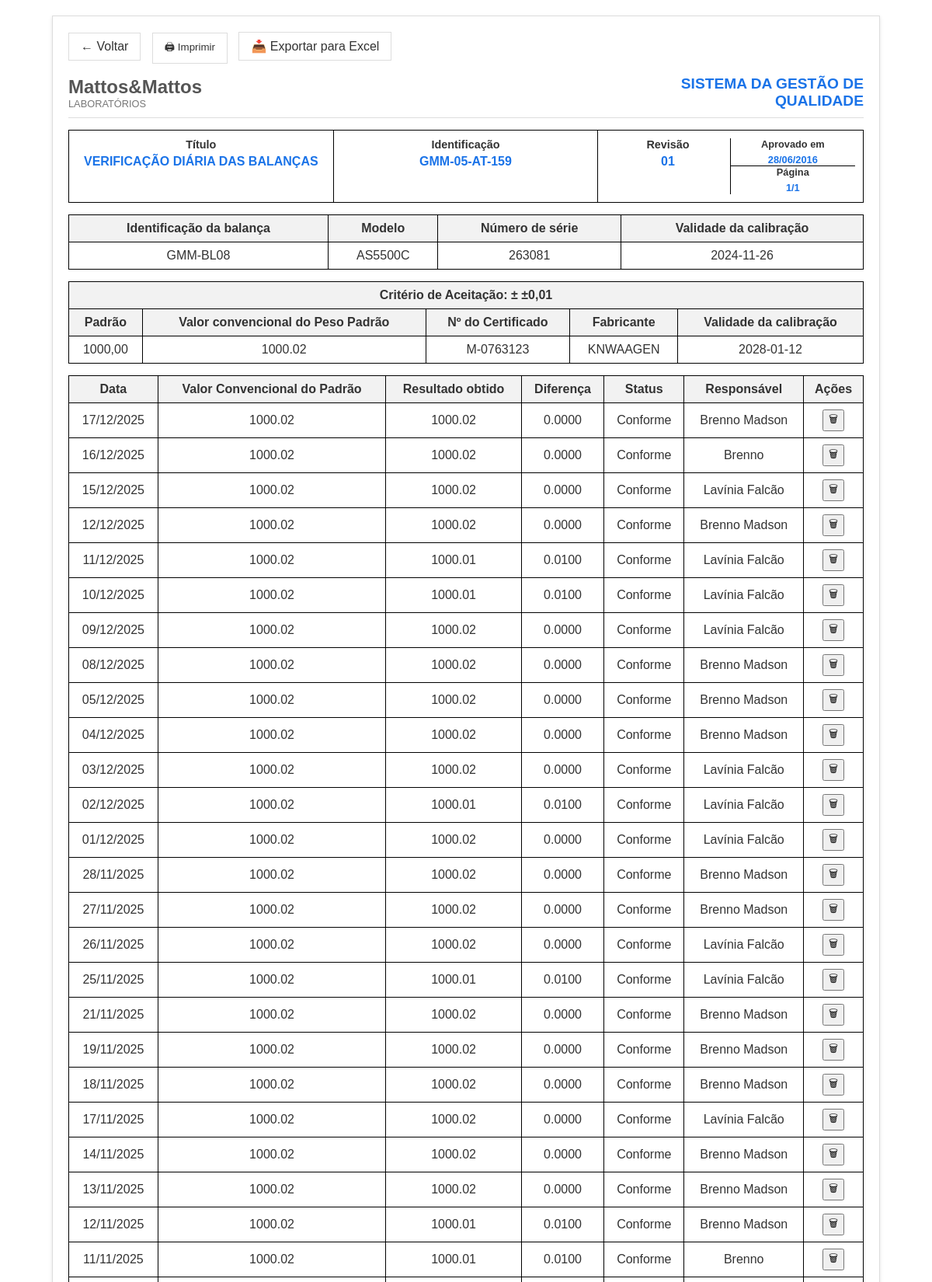
The page /historico/3 (signed in, upper part) on the database its author committed.
### app/models.py (models this page shows)
class Balanca(db.Model):
    id = db.Column(db.Integer, primary_key=True)
    identificacao = db.Column(db.String(20), nullable=False, unique=True)
    modelo = db.Column(db.String(50), nullable=False)
    numero_serie = db.Column(db.String(50), nullable=False)
    validade_calibracao = db.Column(db.String(10), nullable=False)
    criterio_aceitacao = db.Column(db.String(20), nullable=False)
    padrao = db.Column(db.String(50), nullable=False)
    valor_convencional = db.Column(db.Float, nullable=False)
    numero_certificado = db.Column(db.String(50), nullable=False)
    fabricante = db.Column(db.String(50), nullable=False)
    validade_padrao = db.Column(db.String(10), nullable=False)
    registros = db.relationship('RegistroDiario', backref='balanca', lazy=True)

class RegistroDiario(db.Model):
    id = db.Column(db.Integer, primary_key=True)
    data = db.Column(db.Date, default=datetime.utcnow)
    resultado_obtido = db.Column(db.Float, nullable=False)
    responsavel = db.Column(db.String(100), nullable=False)
    balanca_id = db.Column(db.Integer, db.ForeignKey('balanca.id'), nullable=False)
    @property
    def diferenca(self):
        return round(abs(self.resultado_obtido - self.balanca.valor_convencional), 4)
    @property
    def status(self):
        criterio_limpo = self.balanca.criterio_aceitacao.replace("±", "").replace(",", ".")
        try:
            criterio = float(criterio_limpo)
        except ValueError:
            criterio = 0.05
        return "Conforme" if self.diferenca <= criterio else "Não Conforme"

### app/routes.py (the view)
@routes_bp.route("/historico/<int:id>")
@login_required
def historico(id):
    balanca = Balanca.query.get_or_404(id)
    registros = RegistroDiario.query.filter_by(balanca_id=id).order_by(RegistroDiario.data.desc()).all()
    return render_template("historico.html", balanca=balanca, registros=registros)

### app/__init__.py (called while the page is built)
def create_app():
    app = Flask(__name__)
    app.config['SECRET_KEY'] = 'sua_chave_secreta_aqui'
    app.config['SQLALCHEMY_DATABASE_URI'] = 'sqlite:////app/instance/balancas.db'
    app.config['SQLALCHEMY_TRACK_MODIFICATIONS'] = False
    db.init_app(app)
    login_manager = LoginManager()
    login_manager.login_view = 'routes.login'
    login_manager.login_message = "Faça login para acessar."
    login_manager.init_app(app)
    @login_manager.user_loader
    def load_user(user_id):
        return User.query.get(int(user_id))
    from .routes import routes_bp
    app.register_blueprint(routes_bp)
    with app.app_context():
        db.create_all()
    return app

### app/templates/historico.html (shortened to what this page needs)
<!DOCTYPE html>
<html lang="pt-br">
<head>
</head>
<body>
    <div class="container">
        <div class="actions">
            <a href="{{ url_for('routes.index') }}" class="back-button">← Voltar</a>
            <button onclick="window.print()" class="print-button">🖨 Imprimir</button>
            <a href="{{ url_for('routes.exportar_excel', id=balanca.id) }}" class="print-button">📥 Exportar para Excel</a>
        </div>
        <div class="logo-header">
            <div class="company-name">
                <h2>Mattos&Mattos</h2>
                <p>LABORATÓRIOS</p>
            </div>
            <div class="system-title">
                <h1>SISTEMA DA GESTÃO DE</h1>
                <h1>QUALIDADE</h1>
            </div>
        </div>
        <div class="title-header">
            <div class="title-section">
                <h3>Título</h3>
                <p class="blue-text">VERIFICAÇÃO DIÁRIA DAS BALANÇAS</p>
            </div>
            <div class="id-section">
                <h3>Identificação</h3>
                <p class="blue-text">GMM-05-AT-159</p>
            </div>
            <div class="revision-section">
                <div>
                    <h3>Revisão</h3>
                    <p class="blue-text">01</p>
                </div>
                <div class="date-section">
                    <div class="approved">
                        <h3 style="font-size: 0.8rem;">Aprovado em</h3>
                        <p class="blue-text" style="font-size: 0.8rem;">28/06/2016</p>
                    </div>
                    <div>
                        <h3 style="font-size: 0.8rem;">Página</h3>
                        <p class="blue-text" style="font-size: 0.8rem;">1/1</p>
                    </div>
                </div>
            </div>
        </div>
        <table>
            <thead>
                <tr>
                    <th>Identificação da balança</th>
                    <th>Modelo</th>
                    <th>Número de série</th>
                    <th>Validade da calibração</th>
                </tr>
            </thead>
            <tbody>
                <tr>
                    <td>{{ balanca.identificacao }}</td>
                    <td>{{ balanca.modelo }}</td>
                    <td>{{ balanca.numero_serie }}</td>
                    <td>{{ balanca.validade_calibracao }}</td>
                </tr>
            </tbody>
        </table>
        <table>
            <thead>
                <tr>
                    <th colspan="5">Critério de Aceitação: ± {{ balanca.criterio_aceitacao }}</th>
                </tr>
                <tr>
                    <th>Padrão</th>
                    <th>Valor convencional do Peso Padrão</th>
                    <th>Nº do Certificado</th>
                    <th>Fabricante</th>
                    <th>Validade da calibração</th>
                </tr>
            </thead>
            <tbody>
                <tr>
                    <td>{{ balanca.padrao }}</td>
                    <td>{{ balanca.valor_convencional }}</td>
                    <td>{{ balanca.numero_certificado }}</td>
                    <td>{{ balanca.fabricante }}</td>
                    <td>{{ balanca.validade_padrao }}</td>
                </tr>
            </tbody>
        </table>
        <table>
            <thead>
                <tr>
                    <th>Data</th>
                    <th>Valor Convencional do Padrão</th>
                    <th>Resultado obtido</th>
                    <th>Diferença</th>
                    <th>Status</th>
                    <th>Responsável</th>
                    {% if current_user.is_authenticated %}
                    <th>Ações</th>
                    {% endif %}
                </tr>
            </thead>
            <tbody>
                {% for r in registros %}
                <tr>
                    <td>{{ r.data.strftime('%d/%m/%Y') }}</td>
                    <td>{{ balanca.valor_convencional }}</td>
                    <td>{{ r.resultado_obtido }}</td>
                    <td>{{ "%.4f"|format(r.diferenca) }}</td>
                    <td>{{ r.status }}</td>
                    <td>{{ r.responsavel }}</td>
                    {% if current_user.is_authenticated %}
                    <td>
                        <form method="POST" action="{{ url_for('routes.excluir_registro', id=r.id, balanca_id=balanca.id) }}" onsubmit="return confirm('Excluir este registro?');">
                            <button type="submit" class="btn btn-danger btn-sm">🗑</button>
                        </form>
                    </td>
                    {% endif %}
                </tr>
                {% else %}
                <tr>
                    <td colspan="7">Nenhum registro encontrado.</td>
                </tr>
                {% endfor %}
            </tbody>
        </table>
    </div>
</body>
</html>

### app/templates/historico.html (style rules this page uses)
body { font-family: Arial, sans-serif; margin: 20px; padding: 0; color: #333; }
.container { max-width: 1024px; margin: 0 auto; padding: 20px; border: 1px solid #ddd; box-shadow: 0 2px 5px rgba(0,0,0,0.1); }
.logo-header { display: flex; justify-content: space-between; align-items: center; margin-bottom: 15px; border-bottom: 1px solid #ddd; padding-bottom: 10px; }
.company-name { text-align: left; }
.company-name h2 { margin: 0; color: #555; font-weight: bold; }
.company-name p { margin: 0; font-size: 0.8rem; color: #777; }
.system-title { text-align: right; color: #1a73e8; font-weight: bold; }
.system-title h1 { margin: 0; font-size: 1.2rem; }
.title-header { display: grid; grid-template-columns: repeat(3, 1fr); border: 1px solid black; margin-bottom: 15px; }
.title-header > div { padding: 10px; text-align: center; }
.title-header h3 { margin: 0; font-size: 0.9rem; }
.title-header p { margin: 5px 0 0; font-weight: bold; }
.title-header .blue-text { color: #1a73e8; }
.title-section { border-right: 1px solid black; }
.id-section { border-right: 1px solid black; }
.revision-section { display: grid; grid-template-columns: 1fr 1fr; }
.revision-section > div:first-child { border-right: 1px solid black; }
.revision-section .date-section { display: grid; grid-template-rows: 1fr 1fr; }
.revision-section .date-section .approved { border-bottom: 1px solid black; }
table { width: 100%; border-collapse: collapse; margin-bottom: 15px; }
th, td { border: 1px solid black; padding: 8px; text-align: center; }
th { background-color: #f2f2f2; }
.print-button, .back-button { background-color: white; border: 1px solid #ddd; padding: 8px 15px; cursor: pointer; display: inline-flex; align-items: center; gap: 5px; text-decoration: none; color: #333; margin-right: 10px; }
.actions { margin-bottom: 15px; }

### rows shown on the page
Balanca: identificacao "GMM-BL08", modelo "AS5500C", numero_serie "263081", validade_calibracao "2024-11-26", criterio_aceitacao "±0,01", padrao "1000,00", valor_convencional "1000.02", numero_certificado "M-0763123", fabricante "KNWAAGEN", validade_padrao "2028-01-12"
RegistroDiario: data "17/12/2025", resultado_obtido "1000.02", diferenca "0.0000", status "Conforme", responsavel "Brenno Madson"
RegistroDiario: data "16/12/2025", resultado_obtido "1000.02", diferenca "0.0000", status "Conforme", responsavel "Brenno"
RegistroDiario: data "15/12/2025", resultado_obtido "1000.02", diferenca "0.0000", status "Conforme", responsavel "Lavínia Falcão"
RegistroDiario: data "12/12/2025", resultado_obtido "1000.02", diferenca "0.0000", status "Conforme", responsavel "Brenno Madson"
RegistroDiario: data "11/12/2025", resultado_obtido "1000.01", diferenca "0.0100", status "Conforme", responsavel "Lavínia Falcão"
RegistroDiario: data "10/12/2025", resultado_obtido "1000.01", diferenca "0.0100", status "Conforme", responsavel "Lavínia Falcão"
RegistroDiario: data "09/12/2025", resultado_obtido "1000.02", diferenca "0.0000", status "Conforme", responsavel "Lavínia Falcão"
RegistroDiario: data "08/12/2025", resultado_obtido "1000.02", diferenca "0.0000", status "Conforme", responsavel "Brenno Madson"
RegistroDiario: data "05/12/2025", resultado_obtido "1000.02", diferenca "0.0000", status "Conforme", responsavel "Brenno Madson"
RegistroDiario: data "04/12/2025", resultado_obtido "1000.02", diferenca "0.0000", status "Conforme", responsavel "Brenno Madson"
RegistroDiario: data "03/12/2025", resultado_obtido "1000.02", diferenca "0.0000", status "Conforme", responsavel "Lavínia Falcão"
RegistroDiario: data "02/12/2025", resultado_obtido "1000.01", diferenca "0.0100", status "Conforme", responsavel "Lavínia Falcão"
RegistroDiario: data "01/12/2025", resultado_obtido "1000.02", diferenca "0.0000", status "Conforme", responsavel "Lavínia Falcão"
RegistroDiario: data "28/11/2025", resultado_obtido "1000.02", diferenca "0.0000", status "Conforme", responsavel "Brenno Madson"
RegistroDiario: data "27/11/2025", resultado_obtido "1000.02", diferenca "0.0000", status "Conforme", responsavel "Brenno Madson"
RegistroDiario: data "26/11/2025", resultado_obtido "1000.02", diferenca "0.0000", status "Conforme", responsavel "Lavínia Falcão"
RegistroDiario: data "25/11/2025", resultado_obtido "1000.01", diferenca "0.0100", status "Conforme", responsavel "Lavínia Falcão"
RegistroDiario: data "21/11/2025", resultado_obtido "1000.02", diferenca "0.0000", status "Conforme", responsavel "Brenno Madson"
RegistroDiario: data "19/11/2025", resultado_obtido "1000.02", diferenca "0.0000", status "Conforme", responsavel "Brenno Madson"
RegistroDiario: data "18/11/2025", resultado_obtido "1000.02", diferenca "0.0000", status "Conforme", responsavel "Brenno Madson"
RegistroDiario: data "17/11/2025", resultado_obtido "1000.02", diferenca "0.0000", status "Conforme", responsavel "Lavínia Falcão"
RegistroDiario: data "14/11/2025", resultado_obtido "1000.02", diferenca "0.0000", status "Conforme", responsavel "Brenno Madson"
RegistroDiario: data "13/11/2025", resultado_obtido "1000.02", diferenca "0.0000", status "Conforme", responsavel "Brenno Madson"
RegistroDiario: data "12/11/2025", resultado_obtido "1000.01", diferenca "0.0100", status "Conforme", responsavel "Brenno Madson"
RegistroDiario: data "11/11/2025", resultado_obtido "1000.01", diferenca "0.0100", status "Conforme", responsavel "Brenno"
